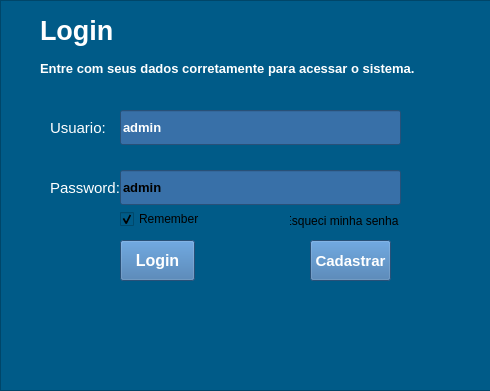
<?xml version="1.0" encoding="UTF-8"?>
<ui version="4.0">
 <class>MainWindow</class>
 <widget class="QMainWindow" name="MainWindow">
  <property name="windowModality">
   <enum>Qt::WindowModal</enum>
  </property>
  <property name="geometry">
   <rect>
    <x>0</x>
    <y>0</y>
    <width>490</width>
    <height>391</height>
   </rect>
  </property>
  <property name="minimumSize">
   <size>
    <width>490</width>
    <height>391</height>
   </size>
  </property>
  <property name="maximumSize">
   <size>
    <width>490</width>
    <height>391</height>
   </size>
  </property>
  <property name="windowTitle">
   <string>Sistema de Vendas</string>
  </property>
  <property name="windowIcon">
   <iconset>
    <normaloff>../Imagens/carrinhodecompras.png</normaloff>../Imagens/carrinhodecompras.png</iconset>
  </property>
  <property name="styleSheet">
   <string notr="true">background-color: rgb(0, 91, 136);</string>
  </property>
  <widget class="QWidget" name="centralwidget">
   <widget class="QFrame" name="frame">
    <property name="geometry">
     <rect>
      <x>0</x>
      <y>0</y>
      <width>491</width>
      <height>391</height>
     </rect>
    </property>
    <property name="maximumSize">
     <size>
      <width>491</width>
      <height>401</height>
     </size>
    </property>
    <property name="frameShape">
     <enum>QFrame::StyledPanel</enum>
    </property>
    <property name="frameShadow">
     <enum>QFrame::Raised</enum>
    </property>
    <widget class="QLabel" name="label">
     <property name="geometry">
      <rect>
       <x>40</x>
       <y>10</y>
       <width>81</width>
       <height>41</height>
      </rect>
     </property>
     <property name="font">
      <font>
       <pointsize>20</pointsize>
       <weight>75</weight>
       <bold>true</bold>
      </font>
     </property>
     <property name="styleSheet">
      <string notr="true">color: rgb(255, 255, 255);</string>
     </property>
     <property name="text">
      <string>Login</string>
     </property>
    </widget>
    <widget class="QLabel" name="Password">
     <property name="geometry">
      <rect>
       <x>50</x>
       <y>180</y>
       <width>71</width>
       <height>16</height>
      </rect>
     </property>
     <property name="font">
      <font>
       <pointsize>11</pointsize>
      </font>
     </property>
     <property name="styleSheet">
      <string notr="true">color: rgb(255, 255, 255);</string>
     </property>
     <property name="text">
      <string>Password:</string>
     </property>
    </widget>
    <widget class="QLineEdit" name="lineEdit_2">
     <property name="geometry">
      <rect>
       <x>120</x>
       <y>170</y>
       <width>281</width>
       <height>35</height>
      </rect>
     </property>
     <property name="font">
      <font>
       <pointsize>10</pointsize>
       <weight>75</weight>
       <bold>true</bold>
      </font>
     </property>
     <property name="styleSheet">
      <string notr="true">background-color: rgb(56, 112, 168);</string>
     </property>
     <property name="text">
      <string>admin</string>
     </property>
    </widget>
    <widget class="QPushButton" name="pushButton">
     <property name="geometry">
      <rect>
       <x>120</x>
       <y>240</y>
       <width>75</width>
       <height>41</height>
      </rect>
     </property>
     <property name="font">
      <font>
       <pointsize>12</pointsize>
       <weight>75</weight>
       <bold>true</bold>
      </font>
     </property>
     <property name="mouseTracking">
      <bool>false</bool>
     </property>
     <property name="styleSheet">
      <string notr="true">background-color: rgb(56, 112, 168);
color: rgb(255, 255, 255);</string>
     </property>
     <property name="text">
      <string>Login</string>
     </property>
     <property name="autoDefault">
      <bool>true</bool>
     </property>
    </widget>
    <widget class="QLabel" name="label_2">
     <property name="geometry">
      <rect>
       <x>40</x>
       <y>60</y>
       <width>401</width>
       <height>16</height>
      </rect>
     </property>
     <property name="font">
      <font>
       <pointsize>10</pointsize>
       <weight>75</weight>
       <bold>true</bold>
      </font>
     </property>
     <property name="styleSheet">
      <string notr="true">color: rgb(255, 255, 255);</string>
     </property>
     <property name="text">
      <string>Entre com seus dados corretamente para acessar o sistema.</string>
     </property>
    </widget>
    <widget class="QLabel" name="label_3">
     <property name="geometry">
      <rect>
       <x>50</x>
       <y>120</y>
       <width>61</width>
       <height>16</height>
      </rect>
     </property>
     <property name="font">
      <font>
       <pointsize>11</pointsize>
      </font>
     </property>
     <property name="styleSheet">
      <string notr="true">color: rgb(255, 255, 255);</string>
     </property>
     <property name="text">
      <string>Usuario:</string>
     </property>
    </widget>
    <widget class="QLineEdit" name="lineEdit">
     <property name="geometry">
      <rect>
       <x>120</x>
       <y>110</y>
       <width>281</width>
       <height>35</height>
      </rect>
     </property>
     <property name="font">
      <font>
       <pointsize>10</pointsize>
       <weight>75</weight>
       <bold>true</bold>
      </font>
     </property>
     <property name="styleSheet">
      <string notr="true">background-color: rgb(56, 112, 168);
color: rgb(255, 255, 255);</string>
     </property>
     <property name="text">
      <string>admin</string>
     </property>
    </widget>
    <widget class="QCheckBox" name="checkBox">
     <property name="geometry">
      <rect>
       <x>120</x>
       <y>210</y>
       <width>171</width>
       <height>18</height>
      </rect>
     </property>
     <property name="text">
      <string>Remember</string>
     </property>
     <property name="checked">
      <bool>true</bool>
     </property>
     <property name="tristate">
      <bool>true</bool>
     </property>
    </widget>
    <widget class="QLabel" name="label_4">
     <property name="geometry">
      <rect>
       <x>130</x>
       <y>350</y>
       <width>261</width>
       <height>31</height>
      </rect>
     </property>
     <property name="maximumSize">
      <size>
       <width>261</width>
       <height>31</height>
      </size>
     </property>
     <property name="font">
      <font>
       <pointsize>11</pointsize>
       <weight>75</weight>
       <bold>true</bold>
       <underline>false</underline>
      </font>
     </property>
     <property name="styleSheet">
      <string notr="true">color: rgb(255, 255, 0);</string>
     </property>
     <property name="text">
      <string/>
     </property>
    </widget>
    <widget class="QPushButton" name="pushButton_2">
     <property name="enabled">
      <bool>true</bool>
     </property>
     <property name="geometry">
      <rect>
       <x>310</x>
       <y>240</y>
       <width>81</width>
       <height>41</height>
      </rect>
     </property>
     <property name="font">
      <font>
       <pointsize>11</pointsize>
       <weight>75</weight>
       <bold>true</bold>
      </font>
     </property>
     <property name="styleSheet">
      <string notr="true">background-color: rgb(56, 112, 168);
color: rgb(255, 255, 255);</string>
     </property>
     <property name="text">
      <string>Cadastrar</string>
     </property>
    </widget>
    <widget class="QPushButton" name="RecuperarSenha">
     <property name="geometry">
      <rect>
       <x>289</x>
       <y>210</y>
       <width>111</width>
       <height>21</height>
      </rect>
     </property>
     <property name="text">
      <string>Esqueci minha senha?</string>
     </property>
     <property name="autoDefault">
      <bool>true</bool>
     </property>
     <property name="flat">
      <bool>true</bool>
     </property>
    </widget>
   </widget>
  </widget>
 </widget>
 <tabstops>
  <tabstop>lineEdit</tabstop>
  <tabstop>lineEdit_2</tabstop>
  <tabstop>checkBox</tabstop>
  <tabstop>pushButton</tabstop>
  <tabstop>pushButton_2</tabstop>
 </tabstops>
 <resources/>
 <connections/>
</ui>
